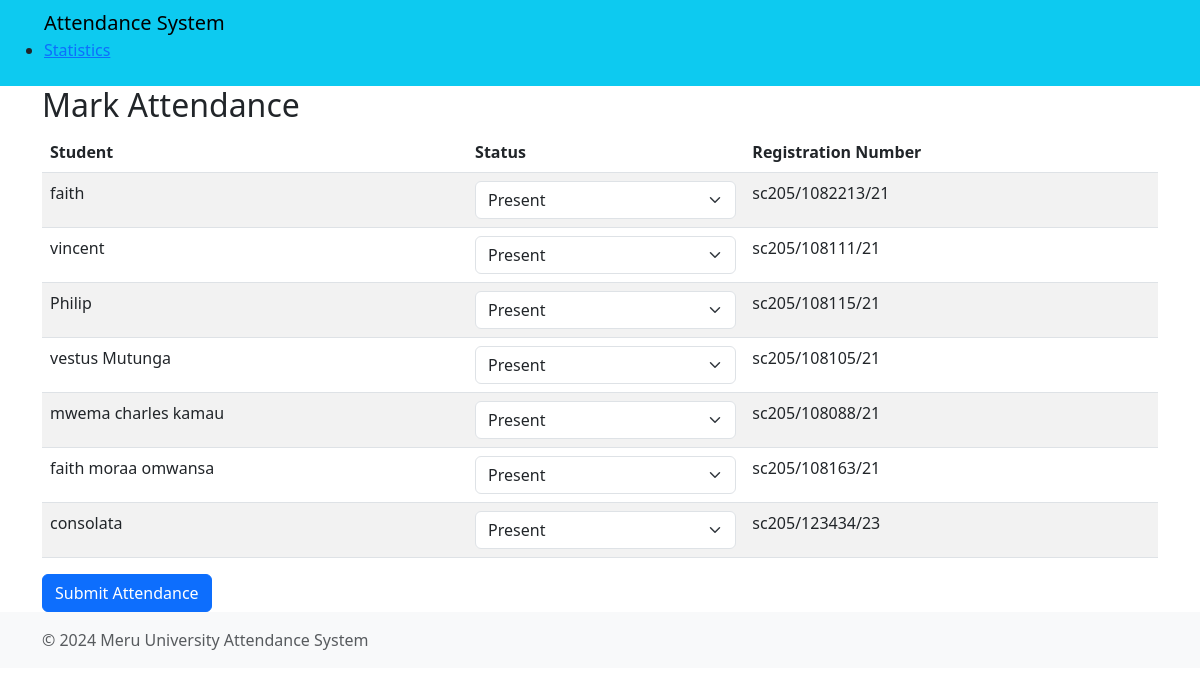
The page /mark/ on the database as committed earlier.
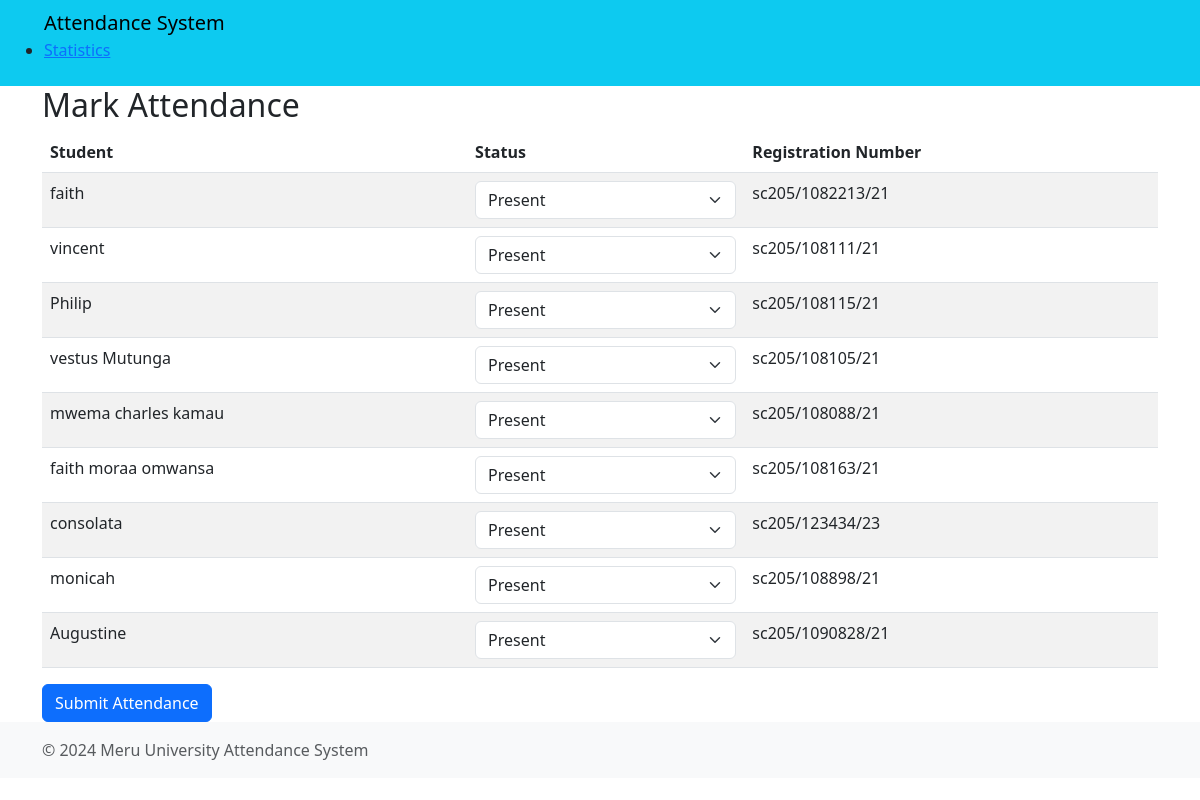
The same page on the database as committed later.
### attendance/models.py (models this page shows, shortened)
class Student(models.Model):
    name = models.CharField(max_length=100)
    registration_number = models.CharField(max_length=20, unique=True)
    course = models.CharField(max_length=100, default='course')
    department = models.ForeignKey(Department, on_delete=models.CASCADE)

### attendance/views.py (the view)
# urls.py: path('mark/', views.mark_attendance, name='mark_attendance'),
def mark_attendance(request):
    students = Student.objects.all()
    if request.method == 'POST':
        today = timezone.now().date()
        for student in students:
            status = request.POST.get(f'status_{student.id}', 'Absent')
            Attendance.objects.create(student=student,date=today, status=(status == 'Present'))
        return redirect('attendance:view_attendance')
    return render(request, 'attendance/mark_attendance.html', {'students': students})

### attendance/templates/attendance/mark_attendance.html (shortened to what this page needs)
{% extends 'base.html' %}
{% block content %}
<h2>Mark Attendance</h2>
<form method="POST">
    <table class="table table-striped table-hover">
        <thead>
            <tr>
                <th>Student</th>
                <th>Status</th>
                <th>Registration Number</th>
            </tr>
        </thead>
        <tbody>
            {% for student in students %}
            <tr>
                <td>{{ student.name }}</td>
                <td>
                    <select name="status_{{ student.id }}" class="form-select">
                        <option value="Present">Present</option>
                    </select>
                        <td>{{ student.registration_number}}</td>
                </td>
            </tr>
            {% endfor %}
        </tbody>
    </table>
    <button type="submit" class="btn btn-primary">Submit Attendance</button>
</form>
{% endblock %}

### attendance/templates/base.html (shortened to what this page needs)
<!DOCTYPE html>
<html lang="en">
<head>
    <link href="https://cdn.jsdelivr.net/npm/bootstrap@5.3.0-alpha1/dist/css/bootstrap.min.css" rel="stylesheet">
</head>
<body>
    <header>
        <nav class="navbar navbar-expand-lg navbar-light bg-info">
            <div class="container-fluid">
            <ul>
                <a class="navbar-brand" href="/">Attendance System</a>
                <li><a href="/statistics/">Statistics</a></li>
            </ul>
            </div>
        </nav>
    </header>
    <div class="container">
        {% block content %}
        {% endblock %}
    </div>
    <footer class="footer mt-auto py-3 bg-light">
        <div class="container">
            <span class="text-muted">© 2024 Meru University Attendance System</span>
        </div>
    </footer>
</body>
</html>

Rows that differ between the two databases and show on the page:
added Student: name "monicah", id "Present", registration_number "sc205/108898/21"
added Student: name "Augustine", id "Present", registration_number "sc205/1090828/21"
